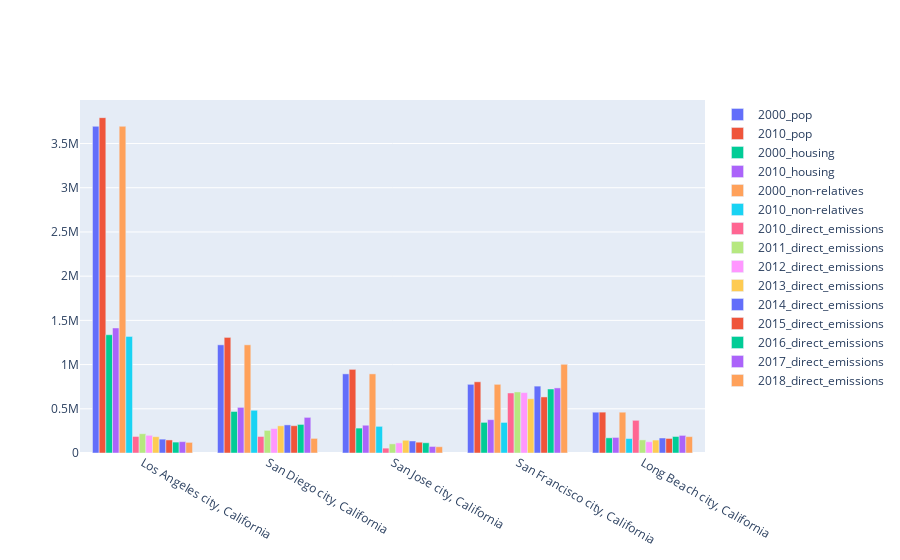

Notebook cell for this chart:
### Code cell
fig = go.Figure(data=[
    go.Bar(name='2000_pop', x=ca_join['City_Name'], y=ca_join['Total_Population_2000']),
    go.Bar(name='2010_pop', x=ca_join['City_Name'], y=ca_join['Total_Population_2010']),
    go.Bar(name='2000_housing', x=ca_join['City_Name'], y=ca_join['Total_Housing_2000']),
    go.Bar(name='2010_housing', x=ca_join['City_Name'], y=ca_join['Total_Housing_2010']),
    go.Bar(name='2000_non-relatives', x=ca_join['City_Name'], y=ca_join['Presence_of_Non-Relatives_2000']),
    go.Bar(name='2010_non-relatives', x=ca_join['City_Name'], y=ca_join['Presence_of_Non-Relatives_2010']),
    go.Bar(name='2010_direct_emissions', x=ca_join['City_Name'], y=ca_join['2010']),
    go.Bar(name='2011_direct_emissions', x=ca_join['City_Name'], y=ca_join['2011']),
    go.Bar(name='2012_direct_emissions', x=ca_join['City_Name'], y=ca_join['2012']),
    go.Bar(name='2013_direct_emissions', x=ca_join['City_Name'], y=ca_join['2013']),
    go.Bar(name='2014_direct_emissions', x=ca_join['City_Name'], y=ca_join['2014']),
    go.Bar(name='2015_direct_emissions', x=ca_join['City_Name'], y=ca_join['2015']),
    go.Bar(name='2016_direct_emissions', x=ca_join['City_Name'], y=ca_join['2016']),
    go.Bar(name='2017_direct_emissions', x=ca_join['City_Name'], y=ca_join['2017']),
    go.Bar(name='2018_direct_emissions', x=ca_join['City_Name'], y=ca_join['2018'])
])
fig.update_layout(barmode='group')
fig.show()

### Figure 1 — Plotly figure (JSON) as saved in the notebook; plotly's stock layout.template omitted (floating-point values rounded to 4 significant figures)
{"data": [{"name": "2000_pop", "type": "bar", "x": ["Los Angeles city, California", "San Diego city, California", "San Jose city, California", "San Francisco city, California", "Long Beach city, California"], "y": [3694820, 1223400, 894943, 776733, 461522]}, {"name": "2010_pop", "type": "bar", "x": ["Los Angeles city, California", "San Diego city, California", "San Jose city, California", "San Francisco city, California", "Long Beach city, California"], "y": [3792621, 1307402, 945942, 805235, 462257]}, {"name": "2000_housing", "type": "bar", "x": ["Los Angeles city, California", "San Diego city, California", "San Jose city, California", "San Francisco city, California", "Long Beach city, California"], "y": ["1337706", "469689", "281841", "346527", "171632"]}, {"name": "2010_housing", "type": "bar", "x": ["Los Angeles city, California", "San Diego city, California", "San Jose city, California", "San Francisco city, California", "Long Beach city, California"], "y": [1413995, 516033, 314038, 376942, 176032]}, {"name": "2000_non-relatives", "type": "bar", "x": ["Los Angeles city, California", "San Diego city, California", "San Jose city, California", "San Francisco city, California", "Long Beach city, California"], "y": ["3694820", "1223400", "894943", "776733", "461522"]}, {"name": "2010_non-relatives", "type": "bar", "x": ["Los Angeles city, California", "San Diego city, California", "San Jose city, California", "San Francisco city, California", "Long Beach city, California"], "y": [1318168, 483092, 301366, 345811, 163531]}, {"name": "2010_direct_emissions", "type": "bar", "x": ["Los Angeles city, California", "San Diego city, California", "San Jose city, California", "San Francisco city, California", "Long Beach city, California"], "y": [187100.0, 186800.0, 55118, 678700.0, 369700.0]}, {"name": "2011_direct_emissions", "type": "bar", "x": ["Los Angeles city, California", "San Diego city, California", "San Jose city, California", "San Francisco city, California", "Long Beach city, California"], "y": [218100.0, 255800.0, 103300.0, 690800.0, 148200.0]}, {"name": "2012_direct_emissions", "type": "bar", "x": ["Los Angeles city, California", "San Diego city, California", "San Jose city, California", "San Francisco city, California", "Long Beach city, California"], "y": [200200.0, 276700.0, 114300.0, 683200.0, 127000.0]}, {"name": "2013_direct_emissions", "type": "bar", "x": ["Los Angeles city, California", "San Diego city, California", "San Jose city, California", "San Francisco city, California", "Long Beach city, California"], "y": [184300.0, 307400.0, 143800.0, 613800.0, 146400.0]}, {"name": "2014_direct_emissions", "type": "bar", "x": ["Los Angeles city, California", "San Diego city, California", "San Jose city, California", "San Francisco city, California", "Long Beach city, California"], "y": [156800.0, 317900.0, 136000.0, 756500.0, 169800.0]}, {"name": "2015_direct_emissions", "type": "bar", "x": ["Los Angeles city, California", "San Diego city, California", "San Jose city, California", "San Francisco city, California", "Long Beach city, California"], "y": [147700.0, 308700.0, 122200.0, 634000.0, 164500.0]}, {"name": "2016_direct_emissions", "type": "bar", "x": ["Los Angeles city, California", "San Diego city, California", "San Jose city, California", "San Francisco city, California", "Long Beach city, California"], "y": [123500.0, 323100.0, 115600.0, 723900.0, 186700.0]}, {"name": "2017_direct_emissions", "type": "bar", "x": ["Los Angeles city, California", "San Diego city, California", "San Jose city, California", "San Francisco city, California", "Long Beach city, California"], "y": [128600.0, 402800.0, 73960.0, 736100.0, 199000.0]}, {"name": "2018_direct_emissions", "type": "bar", "x": ["Los Angeles city, California", "San Diego city, California", "San Jose city, California", "San Francisco city, California", "Long Beach city, California"], "y": [120100.0, 165300.0, 70870.0, 1003000.0, 185200.0]}], "layout": {"barmode": "group"}}
